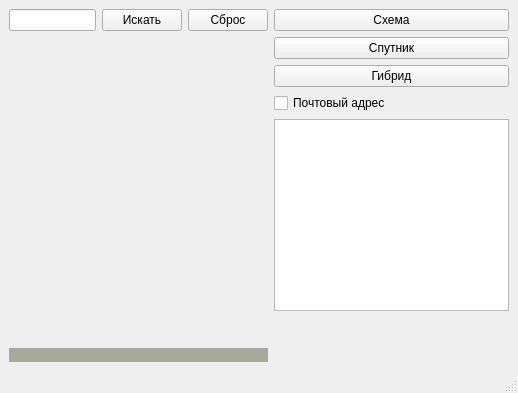
<?xml version="1.0" encoding="UTF-8"?>
<ui version="4.0">
 <class>MainWindow</class>
 <widget class="QMainWindow" name="MainWindow">
  <property name="geometry">
   <rect>
    <x>0</x>
    <y>0</y>
    <width>518</width>
    <height>393</height>
   </rect>
  </property>
  <property name="windowTitle">
   <string>Free map</string>
  </property>
  <widget class="QWidget" name="centralwidget">
   <layout class="QHBoxLayout" name="horizontalLayout_2">
    <item>
     <layout class="QVBoxLayout" name="verticalLayout_4">
      <item>
       <layout class="QHBoxLayout" name="horizontalLayout">
        <item>
         <widget class="QLineEdit" name="lineEdit"/>
        </item>
        <item>
         <widget class="QPushButton" name="btn_search">
          <property name="text">
           <string>Искать</string>
          </property>
         </widget>
        </item>
        <item>
         <widget class="QPushButton" name="btn_reset">
          <property name="text">
           <string>Сброс</string>
          </property>
         </widget>
        </item>
       </layout>
      </item>
      <item>
       <spacer name="verticalSpacer_2">
        <property name="orientation">
         <enum>Qt::Vertical</enum>
        </property>
        <property name="sizeHint" stdset="0">
         <size>
          <width>20</width>
          <height>40</height>
         </size>
        </property>
       </spacer>
      </item>
      <item>
       <widget class="QLabel" name="map">
        <property name="styleSheet">
         <string notr="true">background-color: rgb(167, 170, 155);</string>
        </property>
        <property name="text">
         <string/>
        </property>
       </widget>
      </item>
     </layout>
    </item>
    <item>
     <layout class="QVBoxLayout" name="verticalLayout_3">
      <item>
       <layout class="QVBoxLayout" name="verticalLayout">
        <item>
         <widget class="QPushButton" name="btn_scheme">
          <property name="text">
           <string>Схема</string>
          </property>
         </widget>
        </item>
        <item>
         <widget class="QPushButton" name="btn_satellite">
          <property name="text">
           <string>Спутник</string>
          </property>
         </widget>
        </item>
        <item>
         <widget class="QPushButton" name="btn_hybrid">
          <property name="text">
           <string>Гибрид</string>
          </property>
         </widget>
        </item>
       </layout>
      </item>
      <item>
       <layout class="QVBoxLayout" name="verticalLayout_2">
        <item>
         <widget class="QCheckBox" name="cb_post">
          <property name="text">
           <string>Почтовый адрес</string>
          </property>
         </widget>
        </item>
        <item>
         <widget class="QTextEdit" name="object_data">
          <property name="readOnly">
           <bool>true</bool>
          </property>
         </widget>
        </item>
        <item>
         <spacer name="verticalSpacer">
          <property name="orientation">
           <enum>Qt::Vertical</enum>
          </property>
          <property name="sizeHint" stdset="0">
           <size>
            <width>20</width>
            <height>40</height>
           </size>
          </property>
         </spacer>
        </item>
       </layout>
      </item>
     </layout>
    </item>
   </layout>
  </widget>
  <widget class="QStatusBar" name="statusbar"/>
 </widget>
 <resources/>
 <connections/>
</ui>
